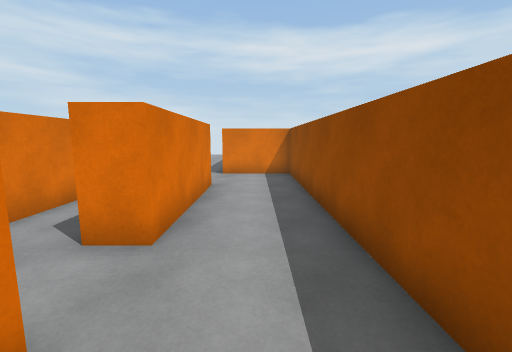
View 1 (above)

24 first-person views from a walk through a 3-D level made in the Unity game engine. The camera is 1.5 m above the floor, tilts 8° down and sees 90° across. The floor is counted in squares, 1 m on a side. Each view is taken from the middle of a square. On the plan, view 1 faces up. The plan holds only what a view shows up to about 13 squares ahead; the rest is blank. The place goes on beyond the plan.

View 2
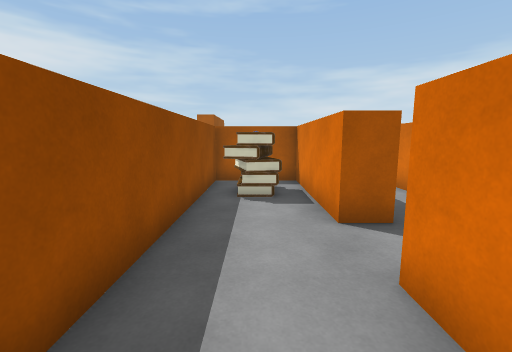

View 3
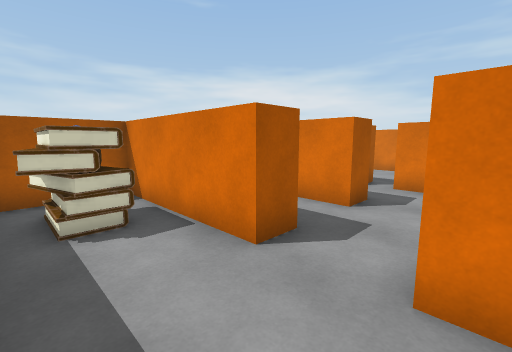

View 4
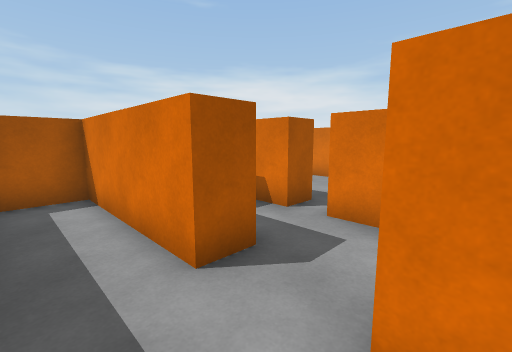

View 5
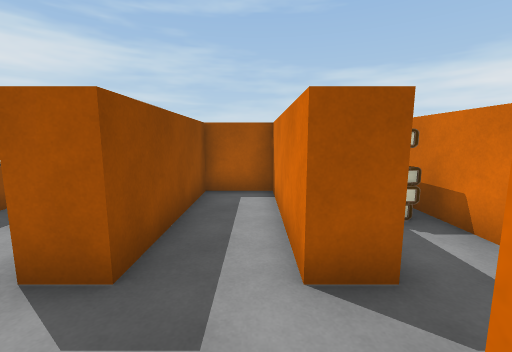

View 6
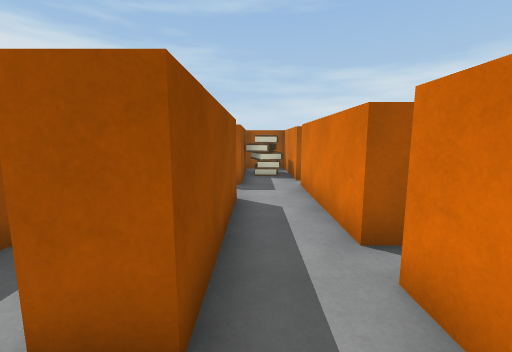

View 7
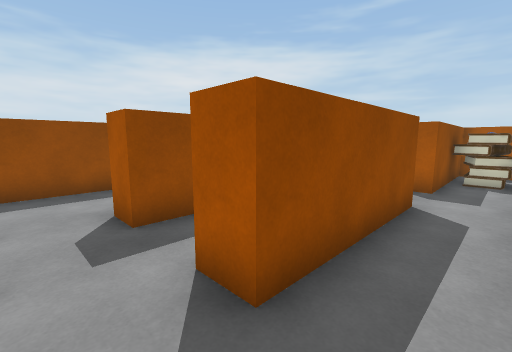

View 8
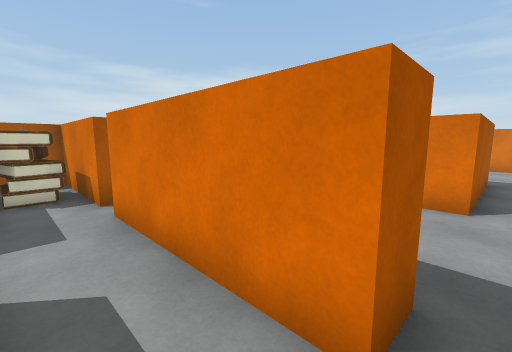

View 9
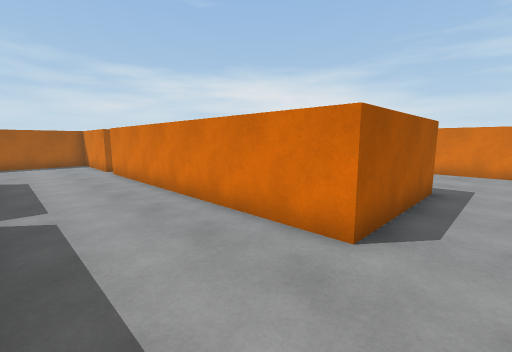

View 10
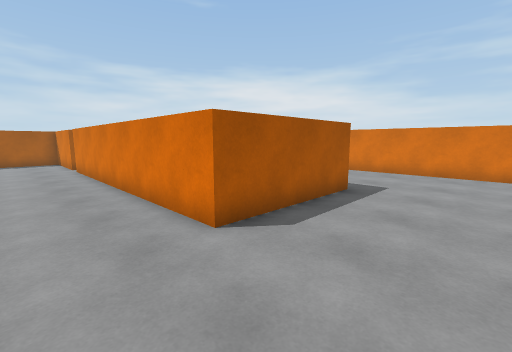

View 11
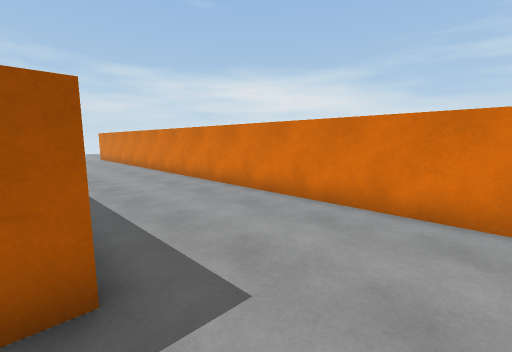

View 12
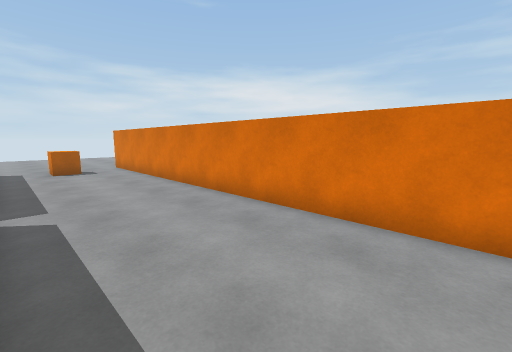

View 13
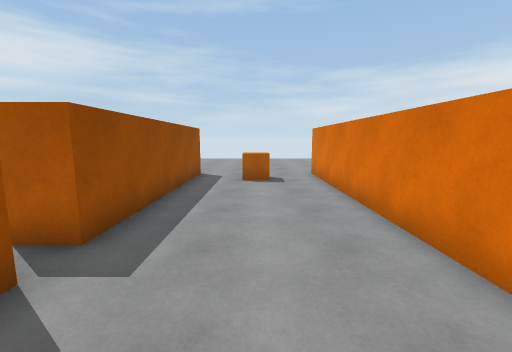

View 14
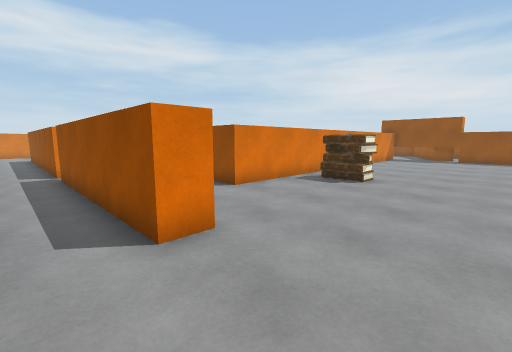

View 15
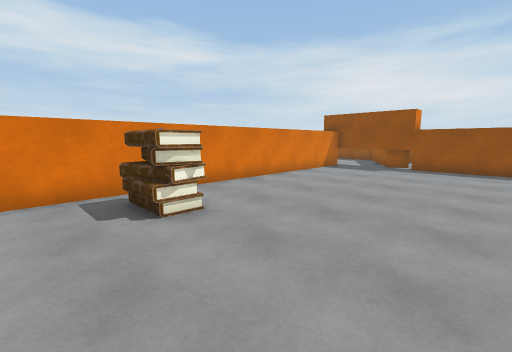

View 16
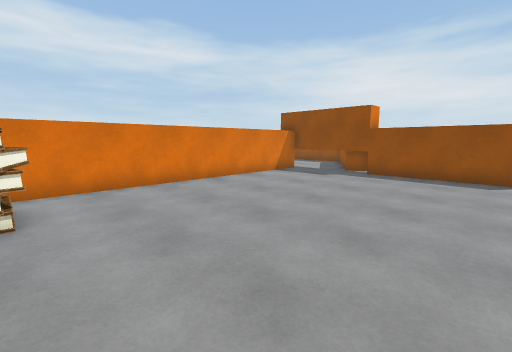

View 17
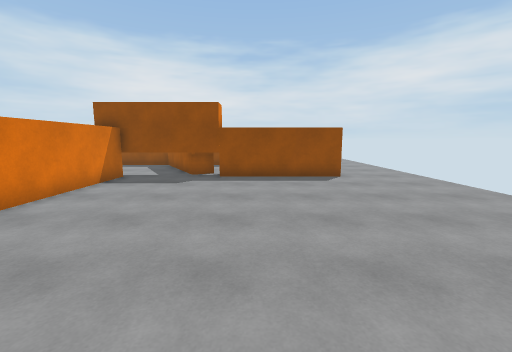

View 18
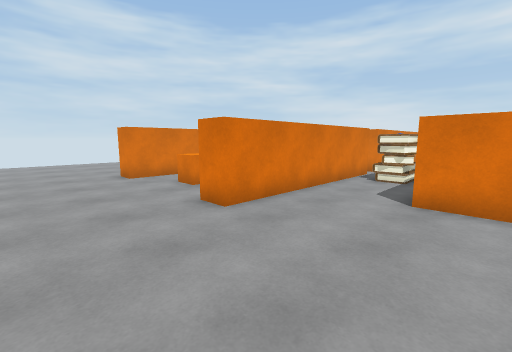

View 19
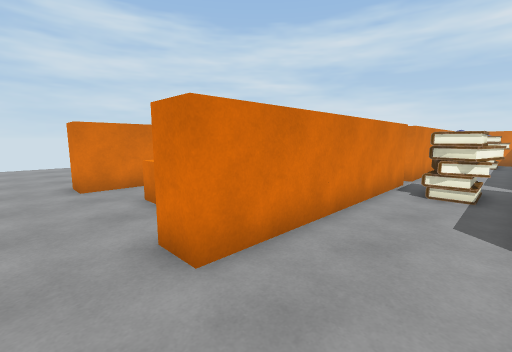

View 20
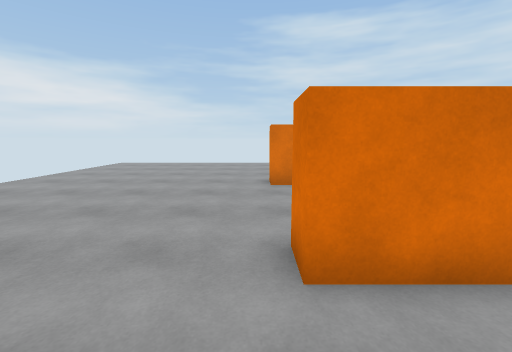

View 21
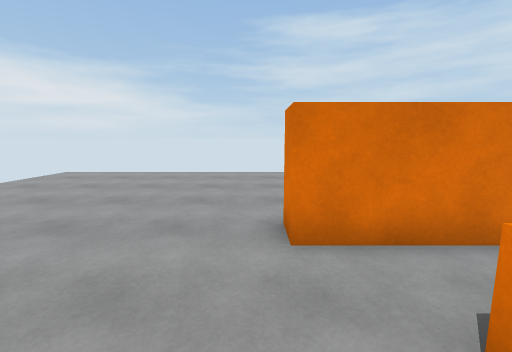

View 22
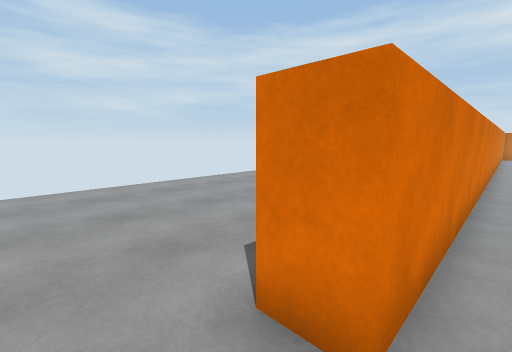

View 23
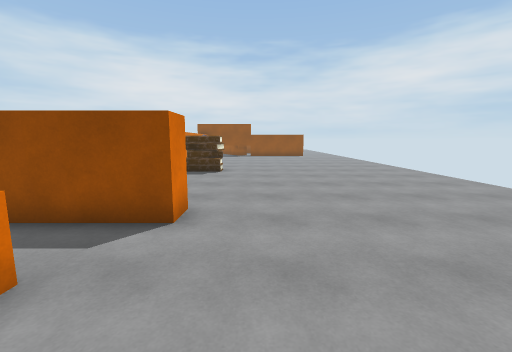

View 24
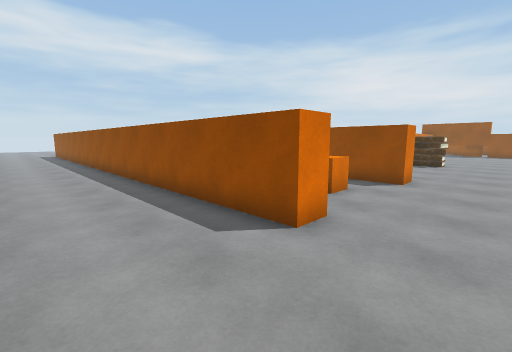

### Floor plan
Points are (right, up) in squares from view 1. A wall is a line through its corners. A room is listed if a view was taken in it or the views show most of it. See-through windows are left out.
Room 1 (views 1, 2, 3)
walls: (-1.5, 1.5) (-1.5, -3.5) (1.5, -3.5) (1.5, 10.5); (-1.5, 8.5) (-1.5, 3.5)
ways out: opening at (-2, 2.5) to room 2; opening at (-2, 9.5) to room 2
objects: other object (-1, -2) to (1, -1)
Room 2 (views 4, 5)
walls: (-1.5, 3.5) (-2.5, 3.5); (-2.5, 6.5) (-2.5, 8.5) (-1.5, 8.5); (-4.5, 6.4) (-4.5, 3.5); (-5.5, 1.5) (-4.5, 1.5) (-4.5, -3.5) (-2.5, -3.5) (-2.5, 1.5) (-1.5, 1.5)
ways out: opening at (-2, 2.5) to room 1; opening at (-2, 9.5) to room 1; opening at (-5, 9.5) to room 3; opening at (-5, 2.5) to room 4
Room 3 (views 6, 7)
walls: (-7.5, 8.8) (-7.5, 7.5); (-5.5, 7.5) (-5.5, 8.5) (-4.5, 8.5)
ways out: opening at (-5, 9.5) to room 2; opening at (-6.5, 8) to room 4
Room 4 (view 8)
walls: (-5.5, 3.5) (-5.5, 7.5); (-8.6, 0.5) (-7.5, 0.5) (-7.5, -3.5) (-5.5, -3.5) (-5.5, 1.5); (-8.6, 6.5) (-7.5, 6.5) (-7.5, 1.5)
ways out: opening at (-5, 2.5) to room 2; opening at (-6.5, 8) to room 3; opening at (-8, 1) to room 5; opening at (-8, 7) to room 5
objects: other object (-7, -2) to (-6, -1)
Room 5 (views 9, 10, 11, 12, 13, 14, 15, 16, 17, 18, 19, 20, 21, 22, 23, 24)
walls: (-12.5, -5.5) (-12.5, -7); (-16.5, -5.5) (-16.5, -13.5) (-17.5, -13.5) (-17.5, -5.5) (-16.5, -5.5); (-10.1, -9.5) (-9, -9.5); (-16.5, -1.8) (-16.5, -4.5) (-17.5, -4.5) (-17.5, 0); (-17.6, 6.5) (-12.5, 6.5) (-12.5, -4.5); (-22.5, 10.1) (-22.5, -13.5) (-23.5, -13.5) (-23.5, -1); (2.5, -19.6) (2.5, -10.5) (-13.5, -10.5) (-13.5, -9.2)
low walls: (3.5, -13) (5, -12.2); (3.6, -14.1) (3, -13.1)
ways out: opening at (-8, 1) to room 4; opening at (-8, 7) to room 4; opening at (4, -21)
objects: orange cube (-20, -12); other object (-16, -7) to (-14, -6); other object (-15, 3) to (-14, 3); other object (-10, -13) to (-9, -12)

Where each view was taken, in squares from view 1:
view 1: 0 up, 0 right, facing up
view 2: 6 up, 0 right, facing down
view 3: 4 up, 1 right, facing down-left
view 4: 4 up, 3 left, facing down-left
view 5: 4 up, 4 left, facing down
view 6: 10 up, 6 left, facing down
view 7: 10 up, 7 left, facing down-right
view 8: 7 up, 6 left, facing down-left
view 9: 8 up, 9 left, facing down-left
view 10: 10 up, 10 left, facing down-left
view 11: 9 up, 17 left, facing down-left
view 12: 2 up, 18 left, facing down-left
view 13: 2 down, 20 left, facing down
view 14: 17 down, 19 left, facing up-right
view 15: 18 down, 12 left, facing up-right
view 16: 19 down, 9 left, facing up-right
view 17: 16 down, 8 left, facing right
view 18: 17 down, 12 left, facing up-left
view 19: 15 down, 14 left, facing up-left
view 20: 14 down, 14 left, facing left
view 21: 14 down, 19 left, facing left
view 22: 15 down, 22 left, facing up-left
view 23: 15 down, 22 left, facing right
view 24: 16 down, 27 left, facing up-right
